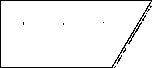
#> input picture maps/grid_map2.pgm, 152 x 68 px
$ jupyter execute main.ipynb
#> lines starting #> are read from the running program, lines starting #| are printed output that depends on the picture; after the words box and inside, x2 and y2 are one past the last pixel; in counts of white or black regions, pixels touching at a corner belong together
# BCD Coverage Planning

## 1. convert image space to vector space

import packages:

[cell 1]
import cv2
import matplotlib.pyplot as plt
import numpy as np

define the coverage paramters:

[cell 2]
file_path = 'maps/grid_map2.pgm'
start = (20, 50)
sweep_angle = -np.pi/4 # -pi/2 to pi/2
sweep_interval = 4

display the map and the staring point

[cell 3]
# Load the image
image = cv2.imread(file_path, cv2.IMREAD_GRAYSCALE)
#> image: shape (68, 152); values 0 (black) and 254 (white), 95.1% white; black in thin lines or dots

# Plot the sweep_angle
line_p_factor = 3000
line_x = np.linspace(start[0] - line_p_factor*np.cos(sweep_angle), start[0] + line_p_factor*np.cos(sweep_angle), line_p_factor)
line_y = np.linspace(start[1] - line_p_factor*np.sin(sweep_angle), start[1] + line_p_factor*np.sin(sweep_angle), line_p_factor)

plt.plot(line_x, line_y, 'grey', label='Sweep Direction')


# Display the image
plt.plot(start[0], start[1], 'ro', label='Start Point')
plt.title("Map with the starting point")
plt.imshow(image, cmap='gray')
plt.axis('off')

plt.legend(loc='lower center', bbox_to_anchor=(0.5, -0.2), ncol=2)
plt.show()
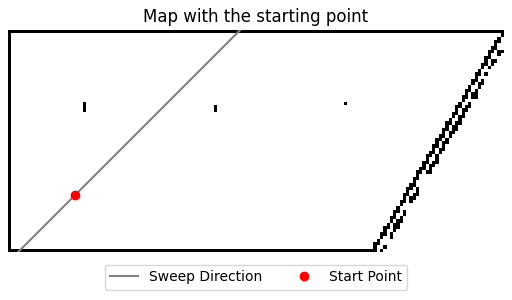
#> figure drawn by matplotlib, 1 panel

inflate the map

[cell 4]
# convert the image to binary
ret, binary = cv2.threshold(image, 200, 255, cv2.THRESH_BINARY)
#> binary: shape (68, 152); 95.1% white; black in thin lines or dots

# errode the map
erode_width = 5
erode_height = 5
element = cv2.getStructuringElement(cv2.MORPH_RECT, (erode_width, erode_height))
inflated_map = cv2.erode(binary, element)
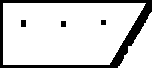
#> inflated_map: shape (68, 152); 83.5% white; 4 black regions

# Display the result
plt.imshow(inflated_map, cmap='gray')
plt.title("The inflated map")
plt.axis('off')
plt.show()

get the interesting contours:

1. get the minimum area contour that contain the starting point
2. get all the obstacle contours that are inside the minimum area contour
3. reduce the number of points in the contours
4. the remaining key points in the contour makes the contour a polygon in vector space

[cell 5]
def find_interesting_contour(gray_map, current_pos):
#> called with current_pos = (20, 50)
    contours, hierarchy = cv2.findContours(gray_map, cv2.RETR_TREE, cv2.CHAIN_APPROX_SIMPLE)
#> contours = 5 contours; box (x1, y1, x2, y2) and area: (3, 3, 146, 65) 7560, (118, 12, 152, 68) 898, (20, 19, 27, 28) 46, (60, 20, 67, 28) 40, (100, 19, 107, 26) 34
    # data structure for contours: list of numpy array shaped (n, 1, 2)

    minContour = None
    allChildContours = []
    minArea = None

    index = 0
    for i, contour in enumerate(contours):
        if cv2.pointPolygonTest(contour, current_pos, False) >= 0:
            area = cv2.contourArea(contour)
            if minContour is None or area < minArea:
                minArea = area
                minContour = contour
                index = i
#> this loop made 5 passes
#> (area, minArea, index) on pass 2: (7560, 7560, 1)
#> after the loop, index = 1; minArea = 7560; minContour = contour of 53 points, box (x1, y1, x2, y2) (3, 3, 146, 65), area 7560

    def find_all_child_contours(contours, hierarchy, parentIdx, childContours):
#> called with hierarchy = array of shape (1, 5, 4), parentIdx = 1
        if parentIdx < 0 or parentIdx >= len(hierarchy[0]):
            return
        childIdx = hierarchy[0][parentIdx][2]
#> childIdx = 2
        while childIdx != -1:
            childContours.append(contours[childIdx])
            find_all_child_contours(contours, hierarchy, childIdx, childContours)
            childIdx = hierarchy[0][childIdx][0]
#> this loop made 3 passes
#> childIdx on passes 1 to 3: 3, 4, -1
#> after the loop, childContours = 3 contours; box (x1, y1, x2, y2) and area: (20, 19, 27, 28) 46, (60, 20, 67, 28) 40, (100, 19, 107, 26) 34

    find_all_child_contours(contours, hierarchy, index, allChildContours)
    selected_contours = [minContour] + allChildContours
#> selected_contours = 4 contours; box (x1, y1, x2, y2) and area: (3, 3, 146, 65) 7560, (20, 19, 27, 28) 46, (60, 20, 67, 28) 40, (100, 19, 107, 26) 34

    # simplify the contours
    simplified_contours = []
    for cnt in selected_contours:
        epsilon = 0.02 * cv2.arcLength(cnt, True)  # Increased epsilon for more simplification
        simplified_contour = cv2.approxPolyDP(cnt, epsilon, True)
        simplified_contours.append(simplified_contour)
#> this loop made 4 passes
#> epsilon on passes 2 to 4: 0.473, 0.433, 0.513
#> after the loop, simplified_contours = 4 contours; box (x1, y1, x2, y2) and area: (3, 3, 146, 65) 7564, (20, 19, 27, 28) 46, (60, 20, 67, 28) 40, (100, 19, 107, 26) 34

    def merge_close_points(contour, distance_threshold):
        """
        Merge points in a contour that are closer than the specified distance threshold.
        """
#> called with contour = array of shape (4, 1, 2), distance_threshold = 2
        if len(contour) <= 3:
            return contour

        merged_contour = []
        i = 0
        while i < len(contour):
            current_point = contour[i]
            next_point = contour[(i + 1)%len(contour)]
            distance = np.linalg.norm(current_point - next_point)
            i += 1 # Normal iteration
            if distance < distance_threshold:
                merged_point = (current_point + next_point) / 2 # Convert numpy array to list
                if(i == len(contour)): # merge the last point with the first point
                    merged_contour[0] = merged_point
                else:
                    merged_contour.append(merged_point)
                i += 1 # Skip the next point
            else:
                merged_contour.append(current_point.tolist())  # Convert numpy array to list
            # print(current_point, next_point, distance, np.array(merged_contour[-1], dtype=np.int32))

        return np.array(merged_contour, dtype=np.int32)

    distance_threshold = 2
    merged_contours = [merge_close_points(cnt, distance_threshold) for cnt in simplified_contours]
#> merged_contours = 4 contours; box (x1, y1, x2, y2) and area: (3, 3, 146, 65) 7564, (20, 19, 26, 27) 35, (60, 20, 66, 27) 30, (100, 19, 106, 25) 25

    return merged_contours

selected_contours = find_interesting_contour(inflated_map, start)
#> selected_contours has the same summary as merged_contours in find_interesting_contour
print("Number of obstables: ", len(selected_contours)-1)
#| Number of obstables:  3

# for cnt in selected_contours:
#     print("Number of points in contour: ", len(cnt))

# display the result
# fig, (ax1, ax2) = plt.subplots(1, 2, figsize=(10, 5))

contour_board = cv2.cvtColor(image, cv2.COLOR_GRAY2RGB)
#> contour_board is the input picture: shape (68, 152, 3); values 0 (black) and 254 (white), 95.1% white; black in thin lines or dots
cv2.drawContours(contour_board, selected_contours, -1, (0, 255, 0), 1)
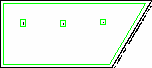
#> contour_board: shape (68, 152, 3); 4.22% of pixels changed, all inside (x1, y1, x2, y2) = (3, 3, 146, 65)
# display the vertices
# for cnt in selected_contours:
#     for point in cnt:
#         plt.plot(point[0][0], point[0][1], 'ro')
plt.imshow(cv2.cvtColor(contour_board, cv2.COLOR_BGR2RGB))
plt.plot(start[0], start[1], 'ro')
plt.axis('off')
plt.title('The interesting contours in image space')
plt.show()
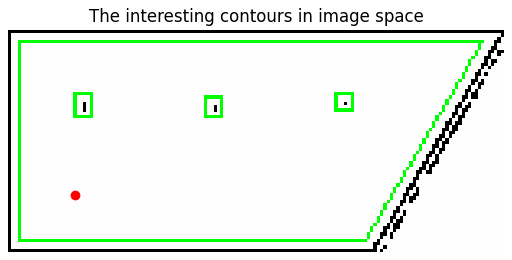
#> figure drawn by matplotlib, 1 panel

print("the image space and the vector space have different coordinate system")

def plt_draw_contour(contour, color='green'):
    n = len(contour)
    for i in range(n):
        plt.plot([contour[i][0][0], contour[(i+1)%n][0][0]],
                 [contour[i][0][1], contour[(i+1)%n][0][1]], color)

for cnt in selected_contours:
    plt_draw_contour(cnt, 'green')
#> this loop made 4 passes
#> cnt on passes 1 to 4: [[3, 64], [109, 64], [145, 3], [3, 3]], [[60, 20], [65, 20], [65, 26], [60, 26]], [[100, 19], [105, 19], [105, 24], [100, 24]], [[20, 19], [25, 19], [25, 26], [20, 26]]

plt.plot(start[0], start[1], 'ro')
plt.title('The polygons in vector sapce')
plt.axis('equal')
plt.show()
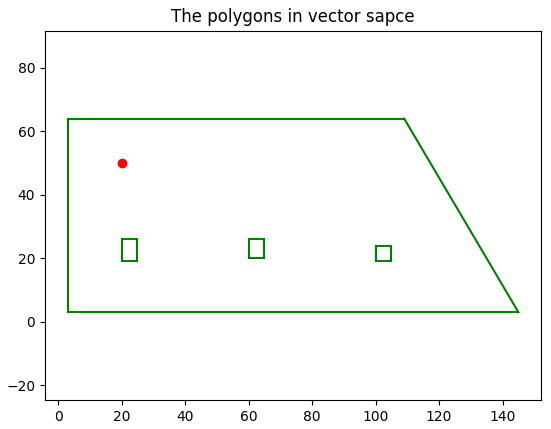
#> figure drawn by matplotlib, 1 panel

## 2. decompose the map then do coverage

sort the orientation of the polygon in Counter-clockwise order

[cell 6]
def sort_polygon(contour):
    area = 0
    n = len(contour)

    for i in range(n):
        j = (i + 1) % n
        area += contour[i][0][0] * contour[j][0][1]
        area -= contour[j][0][0] * contour[i][0][1]

    area /= 2.0

    if area <= 0: # if "clockwise"
        return contour[::-1] # reverse the order
    else:
        return contour

sorted_polygons = []
for contour in selected_contours:
    sorted_polygon = sort_polygon(contour)
    sorted_polygons.append(sorted_polygon)
#> this loop made 4 passes
#> (area in sort_polygon, sorted_polygon) on passes 2 to 4: (30, [[60, 20], [65, 20], [65, 26], [60, 26]]), (25, [[100, 19], [105, 19], [105, 24], [100, 24]]), (35, [[20, 19], [25, 19], [25, 26], [20, 26]])
#> after the loop, sorted_polygons has the same summary as merged_contours in find_interesting_contour

def plt_draw_arrow_contour(contour, color='green'):
    n = len(contour)
    for i in range(n):
        plt.arrow(contour[i][0][0], contour[i][0][1],
                  contour[(i+1)%n][0][0] - contour[i][0][0],
                  contour[(i+1)%n][0][1] - contour[i][0][1],
                  color=color, head_width=1, head_length=2)

# display the result
for poly in sorted_polygons:
    plt_draw_arrow_contour(poly, 'green')
#> this loop made 4 passes

plt.title('sorted polygons in vector space')
plt.plot(start[0], start[1], 'ro')
plt.plot(line_x, line_y, 'grey')
plt.axis('equal')
plt.xlim([0, image.shape[1]])
plt.ylim([0, image.shape[0]])
plt.show()
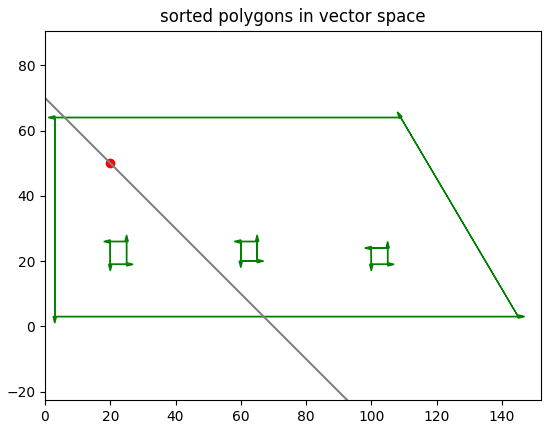
#> figure drawn by matplotlib, 1 panel; curve peaks at x = -2101.3, y = 2171.3

rotate the polygons to make the sweep direction alaign with the y-axis, and the left most point of the polygon is the starting point

[cell 7]
def rotate_point(point, angle, origin=(0, 0)):
    """
    Rotate a point counterclockwise by a given angle around a given origin.
    The angle should be given in radians.
    """
    ox, oy = origin
    px = point[0][0]
    py = point[0][1]
    qx = ox + np.cos(angle) * (px - ox) - np.sin(angle) * (py - oy)
    qy = oy + np.sin(angle) * (px - ox) + np.cos(angle) * (py - oy)
    return np.array([[qx, qy]])

def point_to_line_distance_and_side(point, line_point1, line_angle):
    # calculate the coefficients A, B, and C for the line equation
    A = np.sin(line_angle)
    B = -np.cos(line_angle)
    C = -A*line_point1[0] - B*line_point1[1]

    # calculate the distance from the point to the line
    distance = abs(A*point[0][0] + B*point[0][1] + C) / np.sqrt(A**2 + B**2)

    # use cross product to determine which side the point is on
    v1 = np.array([np.cos(line_angle), np.sin(line_angle)])
    v2 = point - line_point1
    cross_product = np.cross(v1, v2)

    side = 'left' if cross_product > 0 else 'right'

    return distance, side

left_max_dist = 0
right_max_dist = 0
for i in range(sorted_polygons[0].shape[0]):
    point = sorted_polygons[0][i]
    distance, side = point_to_line_distance_and_side(point, start, sweep_angle)

    if side == 'left':
        left_max_dist = max(left_max_dist, distance)
    else:
        right_max_dist = max(right_max_dist, distance)
#> this loop made 4 passes
#> (point, distance, v2 in point_to_line_distance_and_side, cross_product in point_to_line_distance_and_side, side, right_max_dist) on passes 1, 4: ([[3, 3]], 45.25, [[-17, -47]], [-45.25], 'right', 45.25), ([[3, 64]], 2.12, [[-17, 14]], [-2.12], 'right', 45.25)
#> (the rest of the program and of its run is left out)
